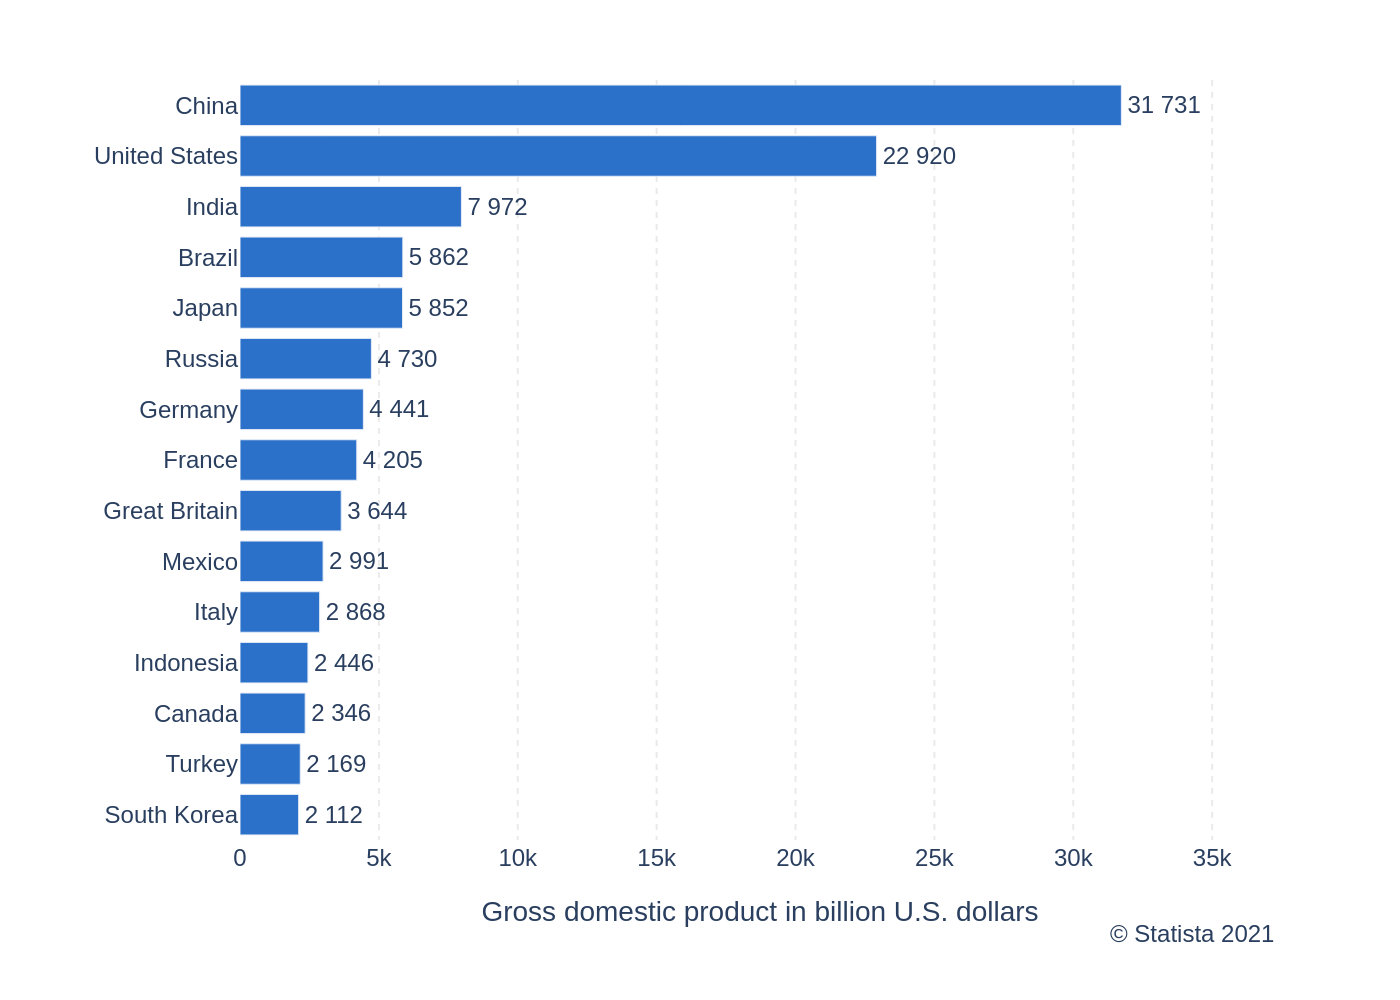

The Python source for this figure:
import sys
import json
import pathlib
import plotly.graph_objects as go

if len(sys.argv) != 2:
    print("Usage: python <script_name>.py <json_file_path>", file=sys.stderr)
    sys.exit(1)

json_file_path = pathlib.Path(sys.argv[1])
output_image_path = json_file_path.with_suffix(".png")

with open(json_file_path, 'r', encoding='utf-8') as f:
    config = json.load(f)

chart_data = config['chart_data']
texts = config['texts']
colors = config['colors']

categories = [item['category'] for item in chart_data]
values = [item['value'] for item in chart_data]

# Reverse the data to display from top to bottom in Plotly
categories.reverse()
values.reverse()

# Format numeric labels with spaces as thousand separators
text_labels = [f'{v:,}'.replace(',', ' ') for v in values]

fig = go.Figure()

fig.add_trace(go.Bar(
    y=categories,
    x=values,
    text=text_labels,
    textposition='outside',
    orientation='h',
    marker_color=colors[0],
    cliponaxis=False  # Allow text to be drawn outside the plot area
))

title_text = ""
if texts.get('title'):
    title_text += f"<b>{texts['title']}</b>"
if texts.get('subtitle'):
    title_text += f"<br>{texts['subtitle']}"

annotations = []
if texts.get('source'):
    annotations.append(
        dict(
            text=texts['source'],
            showarrow=False,
            xref='paper',
            yref='paper',
            x=1,
            y=-0.1,  # Position below the x-axis title
            xanchor='right',
            yanchor='top',
            align='right'
        )
    )

fig.update_layout(
    title=dict(
        text=title_text,
        x=0.05,
        xanchor='left'
    ),
    xaxis=dict(
        title=texts.get('x_axis_title', ''),
        showgrid=True,
        gridcolor='#EAEAEA',
        griddash='dot',
        zeroline=False,
        showline=False,
        showticklabels=True
    ),
    yaxis=dict(
        title=texts.get('y_axis_title', ''),
        showline=False,
        showticklabels=True
    ),
    font=dict(
        family="Arial",
        size=12
    ),
    plot_bgcolor='white',
    paper_bgcolor='white',
    margin=dict(l=120, r=60, t=40, b=80),
    annotations=annotations,
    showlegend=False
)

# Dynamically adjust the x-axis range to prevent text label clipping
max_value = max(values)
fig.update_xaxes(range=[0, max_value * 1.18])

fig.write_image(str(output_image_path), scale=2)
